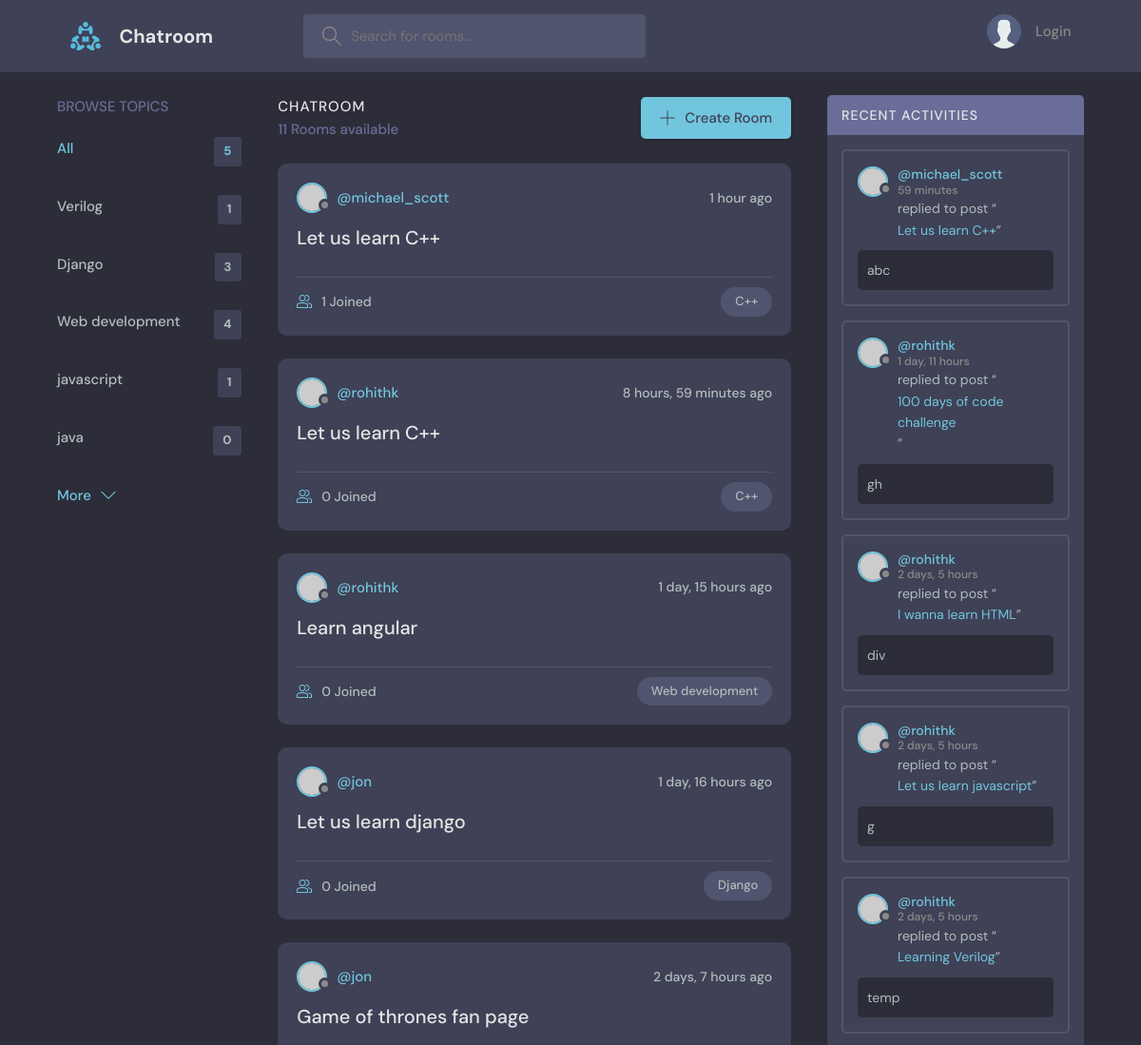
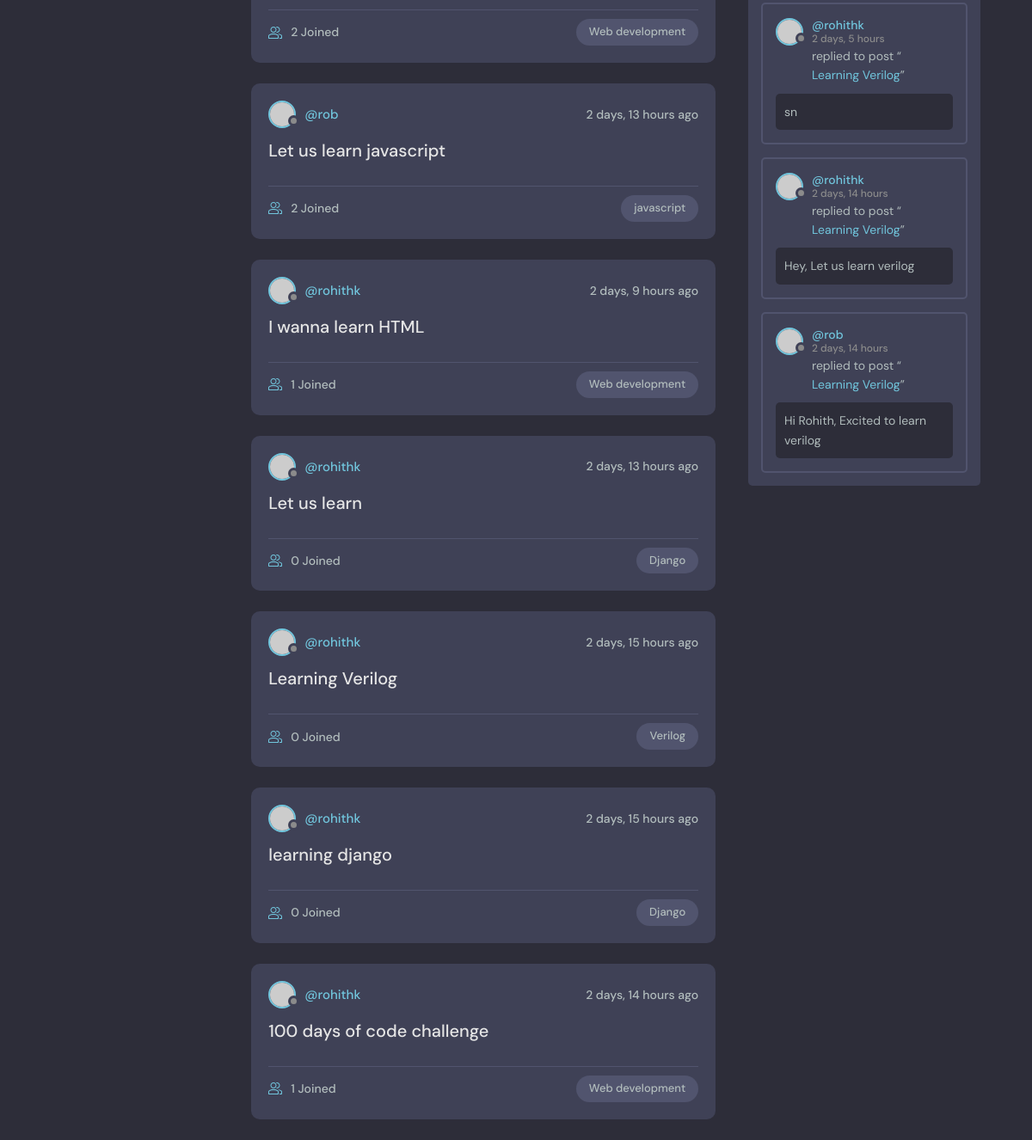
The page / on the database its author committed (2 pictures, top to bottom).
### base/models.py (models this page shows, shortened)
class Topic(models.Model):
  name = models.CharField(max_length=200)

class Room(models.Model):
  host = models.ForeignKey(User, on_delete=models.SET_NULL, null=True)
  topic = models.ForeignKey(Topic, on_delete=models.SET_NULL, null=True)
  name = models.CharField(max_length=200)
  description = models.TextField(null=True,blank=True)
  participants = models.ManyToManyField(User, related_name='participants',blank=True)
  updated = models.DateTimeField(auto_now=True)
  created = models.DateTimeField(auto_now_add=True)
  class Meta:
    ordering = ['-updated','-created']
  def __str__(self):
    return self.name

class Message(models.Model):
  user = models.ForeignKey(User, on_delete=models.CASCADE)
  room = models.ForeignKey(Room, on_delete=models.CASCADE)
  body = models.TextField()
  updated = models.DateTimeField(auto_now=True)
  created = models.DateTimeField(auto_now_add=True)
  class Meta:
    ordering = ['-updated','-created']

### base/views.py (the view)
# urls.py: path("", views.home, name="home"),
def home(request):
  q = request.GET.get('q') if request.GET.get('q')!=None else ''
  rooms = Room.objects.filter(
    Q(topic__name__icontains=q) |
    Q(name__icontains=q) | Q(description__icontains=q)
    )
  topics = Topic.objects.all()[0:5]
  room_count = rooms.count()
  room_messages = Message.objects.filter(Q(room__topic__name__icontains=q))
  context = {'rooms': rooms, 'topics': topics, 'room_count':room_count, 'room_messages': room_messages}
  return render(request, 'base/home.html',context )

### base/templates/base/home.html (shortened to what this page needs)
{% extends 'main.html'%} {% block content %}
<main class="layout layout--3">
  <div class="container">
    {% include 'base/topics_component.html'%}
    <div class="roomList">
      <div class="roomList__header">
        <div>
          <h2>Chatroom</h2>
          <p>{{room_count}} Rooms available</p>
        </div>
        <a class="btn btn--main" href="{%url 'create-room'%}">
          <svg version="1.1" xmlns="http://www.w3.org/2000/svg" width="32" height="32" viewBox="0 0 32 32">
            <title>add</title>
            <path d="M16.943 0.943h-1.885v14.115h-14.115v1.885h14.115v14.115h1.885v-14.115h14.115v-1.885h-14.115v-14.115z"></path>
          </svg>
          Create Room
        </a>
      </div>
      {%include 'base/feed_component.html'%}
    </div>
    {%include 'base/activity_component.html'%}
  </div>
</main>
{%endblock%}

### base/templates/base/topics_component.html
<div class="topics">
  <div class="topics__header">
    <h2>Browse Topics</h2>
  </div>
  <ul class="topics__list">
    <li>
      <a href="{% url 'home'%}" class="active">All <span>{{topics.count}}</span></a>
    </li>
    {% for topic in topics %}
    <li>
      <a href="{% url 'home' %}?q={{topic.name}}">{{topic.name}} <span>{{topic.room_set.all.count}}</span></a>
    </li>
    {% endfor %}
  </ul>
  <a class="btn btn--link" href="{%url 'topics'%}">
    More
    <svg version="1.1" xmlns="http://www.w3.org/2000/svg" width="32" height="32" viewBox="0 0 32 32">
      <title>chevron-down</title>
      <path d="M16 21l-13-13h-3l16 16 16-16h-3l-13 13z"></path>
    </svg>
  </a>
</div>

### base/templates/base/feed_component.html (shortened to what this page needs)
{%for room in rooms%}
<div class="roomListRoom">
  <div class="roomListRoom__header">
    <a href="{% url 'user-profile' room.host.id %}" class="roomListRoom__author">
      <div class="avatar avatar--small">
        <img src="https://randomuser.me/api/portraits/women/11.jpg" />
      </div>
      <span>@{{room.host.username}}</span>
    </a>
    <div class="roomListRoom__actions">
      <span>{{room.created | timesince}} ago</span>
    </div>
  </div>
  <div class="roomListRoom__content">
    <a href="{% url 'room' room.id %}">{{room.name}}</a>
  </div>
  <div class="roomListRoom__meta">
    <a href="{% url 'room' room.id %}" class="roomListRoom__joined">
      {{room.participants.all.count}} Joined
    </a>
    <p class="roomListRoom__topic">{{room.topic.name}}</p>
  </div>
</div>
{%endfor%}

### base/templates/base/activity_component.html (shortened to what this page needs)
<div class="activities">
  <div class="activities__header">
    <h2>Recent Activities</h2>
  </div>
  {%for message in room_messages %}
  <div class="activities__box">
    <div class="activities__boxHeader roomListRoom__header">
      <a href="{% url 'user-profile' message.user.id%}" class="roomListRoom__author">
        <div class="avatar avatar--small">
          <img src="https://randomuser.me/api/portraits/women/11.jpg" />
        </div>
        <p>
          @{{message.user}}
          <span>{{message.created | timesince}}</span>
        </p>
      </a>
    </div>
    <div class="activities__boxContent">
      <p>replied to post “<a href="{% url 'room' message.room.id %}">{{message.room}}</a>”</p>
      <div class="activities__boxRoomContent">{{message.body}}</div>
    </div>
  </div>
  {%endfor%}
</div>

### rows shown on the page
Topic: name "Verilog", room_set.all.count "1"
Topic: name "Django", room_set.all.count "3"
Topic: name "Web development", room_set.all.count "4"
Topic: name "javascript", room_set.all.count "1"
Topic: name "java", room_set.all.count "0"
Room: host.username "michael_scott", created "1 hour", name "Let us learn C++", participants.all.count "1", topic.name "C++"
Room: host.username "rohithk", created "8 hours, 59 minutes", name "Let us learn C++", participants.all.count "0", topic.name "C++"
Room: host.username "rohithk", created "1 day, 15 hours", name "Learn angular", participants.all.count "0", topic.name "Web development"
Room: host.username "jon", created "1 day, 16 hours", name "Let us learn django", participants.all.count "0", topic.name "Django"
Room: host.username "jon", created "2 days, 7 hours", name "Game of thrones fan page", participants.all.count "2", topic.name "Web development"
Room: host.username "rob", created "2 days, 13 hours", name "Let us learn javascript", participants.all.count "2", topic.name "javascript"
Room: host.username "rohithk", created "2 days, 9 hours", name "I wanna learn HTML", participants.all.count "1", topic.name "Web development"
Room: host.username "rohithk", created "2 days, 13 hours", name "Let us learn", participants.all.count "0", topic.name "Django"
Room: host.username "rohithk", created "2 days, 15 hours", name "Learning Verilog", participants.all.count "0", topic.name "Verilog"
Room: host.username "rohithk", created "2 days, 15 hours", name "learning django", participants.all.count "0", topic.name "Django"
Room: host.username "rohithk", created "2 days, 14 hours", name "100 days of code challenge", participants.all.count "1", topic.name "Web development"
Message: user "michael_scott", created "59 minutes", room "Let us learn C++", body "abc"
Message: user "rohithk", created "1 day, 11 hours", room "100 days of code challenge", body "gh"
Message: user "rohithk", created "2 days, 5 hours", room "I wanna learn HTML", body "div"
Message: user "rohithk", created "2 days, 5 hours", room "Let us learn javascript", body "g"
Message: user "rohithk", created "2 days, 5 hours", room "Learning Verilog", body "temp"
Message: user "rohithk", created "2 days, 5 hours", room "Learning Verilog", body "sn"
Message: user "rohithk", created "2 days, 14 hours", room "Learning Verilog", body "Hey, Let us learn verilog"
Message: user "rob", created "2 days, 14 hours", room "Learning Verilog", body "Hi Rohith, Excited to learn verilog"

### other values the page prints
{{ topics.count }} "5"
{{ room_count }} "11"
